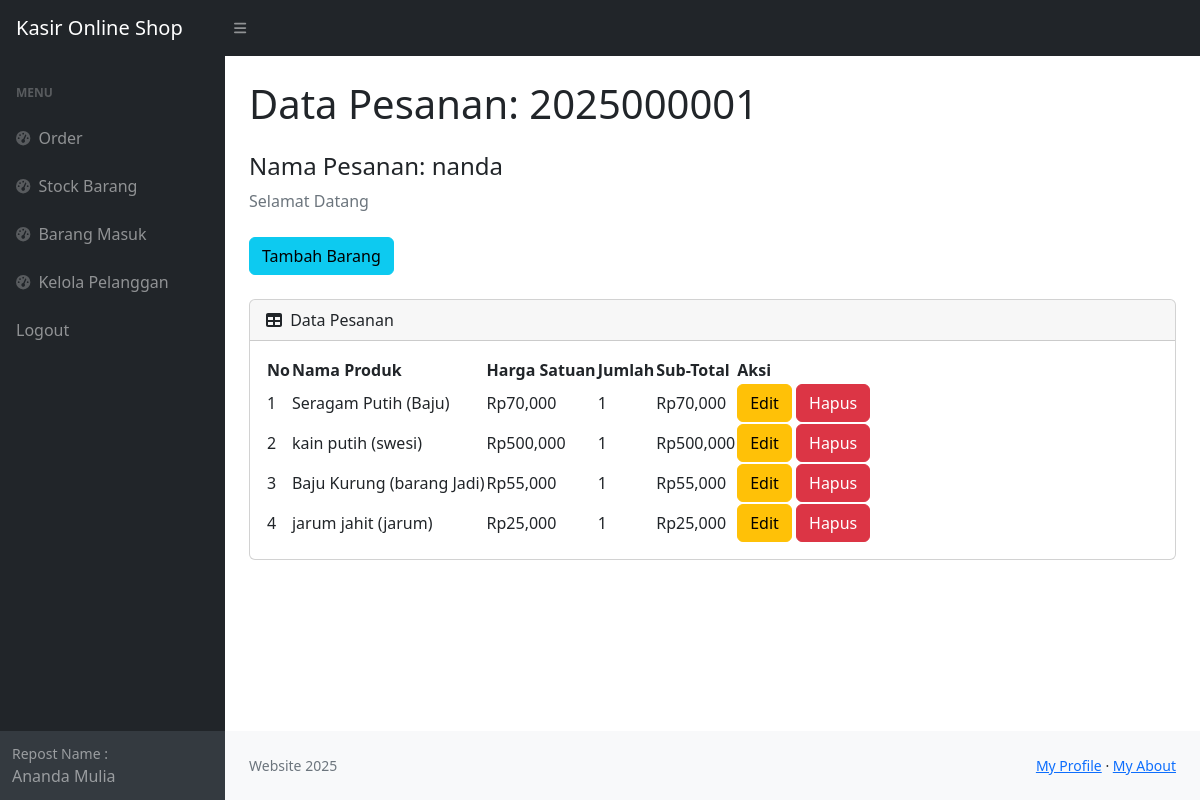
/view.php?idp=2025000001 (signed in), run on the app's committed database.
### tables this page shows
CREATE TABLE `pesanan` (
  `idorder` int(11) NOT NULL,
  `tanggal` timestamp NOT NULL DEFAULT current_timestamp(),
  `idpelanggan` int(11) NOT NULL
);

CREATE TABLE `pelanggan` (
  `idpelanggan` int(11) NOT NULL,
  `namapelanggan` varchar(30) NOT NULL,
  `notelp` varchar(15) NOT NULL,
  `alamat` text NOT NULL
);

CREATE TABLE `detailpesanan` (
  `iddetailpesanan` int(11) NOT NULL,
  `idpesanan` int(11) NOT NULL,
  `idproduk` int(11) NOT NULL,
  `qty` int(11) NOT NULL
);

CREATE TABLE `produk` (
  `idproduk` int(11) NOT NULL,
  `namaproduk` varchar(20) NOT NULL,
  `deskripsi` varchar(30) NOT NULL,
  `harga` int(11) NOT NULL,
  `stock` int(11) NOT NULL
);

### view.php (the view, shortened to what this page needs)
<?php
require 'ceklogin.php';
if(isset($_GET['idp'])){
    $idp = $_GET['idp'];
    $ambilnamapelanggan = mysqli_query($c, "select * from pesanan p, pelanggan pl where p.idpelanggan=pl.idpelanggan and p.idorder='$idp'");
    $np = mysqli_fetch_array($ambilnamapelanggan);
    $namapel = $np['namapelanggan'];
} else {
    header('location:index.php');
}
?>
<!DOCTYPE html>
<html lang="en">
    <head>
        <link href="https://cdn.datatables.net/1.10.20/css/datatables.bootsrap4.min.css" rel="stylesheet" />
        <link href="https://cdn.jsdelivr.net/npm/simple-datatables@7.1.2/dist/style.min.css" rel="stylesheet" />
        <link href="css/styles.css" rel="stylesheet" />
    </head>
    <body class="sb-nav-fixed">
        <nav class="sb-topnav navbar navbar-expand navbar-dark bg-dark">
            <a class="navbar-brand ps-3" href="index.php">Kasir Online Shop</a>
        <button class="btn btn-link btn-sm order-1 lg-0" id="sidebarToggle" href="#!"><i class="fas fa-bars"></i></button>
        </nav>
        <div id="layoutSidenav">
            <div id="layoutSidenav_nav">
                <nav class="sb-sidenav accordion sb-sidenav-dark" id="sidenavAccordion">
                    <div class="sb-sidenav-menu">
                        <div class="nav">
                            <div class="sb-sidenav-menu-heading">Menu</div>
                            <a class="nav-link" href="index.php">
                                <div class="sb-nav-link-icon"><i class="fas fa-tachometer-alt"></i></div>
                                Order
                            </a>
                            <a class="nav-link" href="stock.php">
                                <div class="sb-nav-link-icon"><i class="fas fa-tachometer-alt"></i></div>
                                Stock Barang
                            </a>
                            <a class="nav-link" href="masuk.php">
                                <div class="sb-nav-link-icon"><i class="fas fa-tachometer-alt"></i></div>
                                Barang Masuk
                            </a>
                            <a class="nav-link" href="Pelanggan.php">
                                <div class="sb-nav-link-icon"><i class="fas fa-tachometer-alt"></i></div>
                                Kelola Pelanggan
                            </a>
                            <a class="nav-link" href="logout.php">
                                Logout
                            </a>
                        </div>
                    </div>
                    <div class="sb-sidenav-footer">
                        <div class="small">Repost Name :</div>
                        Ananda Mulia
                    </div>
                </nav>
            </div>
            <div id="layoutSidenav_content">
                <main>
                    <div class="container-fluid px-4">
                        <h1 class="mt-4">Data Pesanan: <?=$idp;?></h1>
                        <h4 class="mt-4">Nama Pesanan: <?=$namapel;?></h4>
                        <ol class="breadcrumb mb-4">
                            <li class="breadcrumb-item active">Selamat Datang</li>
                        </ol>
                         <button type="button" class="btn btn-info mb-4" data-toggle="modal" data-target="#myModal">
                            Tambah Barang
                        </button>
                        <div class="card mb-4">
                            <div class="card-header">
                                <i class="fas fa-table me-1"></i>
                                Data Pesanan
                            </div>
                            <div class="card-body">
                                <table id="datatablesSimple">
                                    <thead>
                                        <tr>
                                            <th>No </th>
                                            <th>Nama Produk</th>
                                            <th>Harga Satuan</th>
                                            <th>Jumlah</th>
                                            <th>Sub-Total</th>
                                            <th>Aksi</th>
                                        </tr>
                                    </thead>
                                    <tbody>
                                    <?php
                                    $get = mysqli_query($c,"select * from detailpesanan p, produk pr where p.idproduk=pr.idproduk and idpesanan='$idp'");
                                    $i = 1;
                                    while($p=mysqli_fetch_array($get)){
                                    $idpr = $p['idproduk'];
                                    $qty = $p['qty'];
                                    $harga = $p['harga'];
                                    $namaproduk = $p['namaproduk'];
                                    $desc = $p['deskripsi'];
                                    $subtotal = $qty*$harga;
                                    ?>
                                        <tr>
                                            <td><?=$i++;?></td>
                                            <td><?=$namaproduk;?> (<?=$desc;?>)</td>
                                            <td>Rp<?=number_format($harga);?></td>
                                            <td><?=number_format($qty);?></td>
                                            <td>Rp<?=number_format($subtotal);?></td>
                                            <td>
                                                <button type="button" class="btn btn-warning" data-toggle="modal" data-target="#edit<?=$idpr;?>">
                                                    Edit
                                                </button>
                                                <button type="button" class="btn btn-danger" data-toggle="modal" data-target="#delete<?=$idpr;?>">
                                                    Hapus
                                                </button>
                                            </td>
                                        </tr>
                                    <?php
                                    };
                                    ?>
                                    </tbody>
                                </table>
                            </div>
                        </div>
                    </div>
                </main>
                <footer class="py-4 bg-light mt-auto">
                    <div class="container-fluid px-4">
                        <div class="d-flex align-items-center justify-content-between small">
                            <div class="text-muted">Website 2025</div>
                            <div>
                                <a href='Data' target='_blank'>My Profile</a>
                                &middot;
                                <a href='paralax' target='_blank'>My About</a>
                            </div>
                        </div>
                    </div>
                </footer>
            </div>
        </div>
    </body>
</html>

### data on the page
pesanan: idpelanggan.namapelanggan "nanda"
detailpesanan: idproduk.namaproduk "Seragam Putih", idproduk.deskripsi "Baju", idproduk.harga "70,000", qty "1", qty.harga "70,000"
detailpesanan: idproduk.namaproduk "kain putih", idproduk.deskripsi "swesi", idproduk.harga "500,000", qty "1", qty.harga "500,000"
detailpesanan: idproduk.namaproduk "Baju Kurung", idproduk.deskripsi "barang Jadi", idproduk.harga "55,000", qty "1", qty.harga "55,000"
detailpesanan: idproduk.namaproduk "jarum jahit", idproduk.deskripsi "jarum", idproduk.harga "25,000", qty "1", qty.harga "25,000"

### other printed values
$idp "2025000001"
